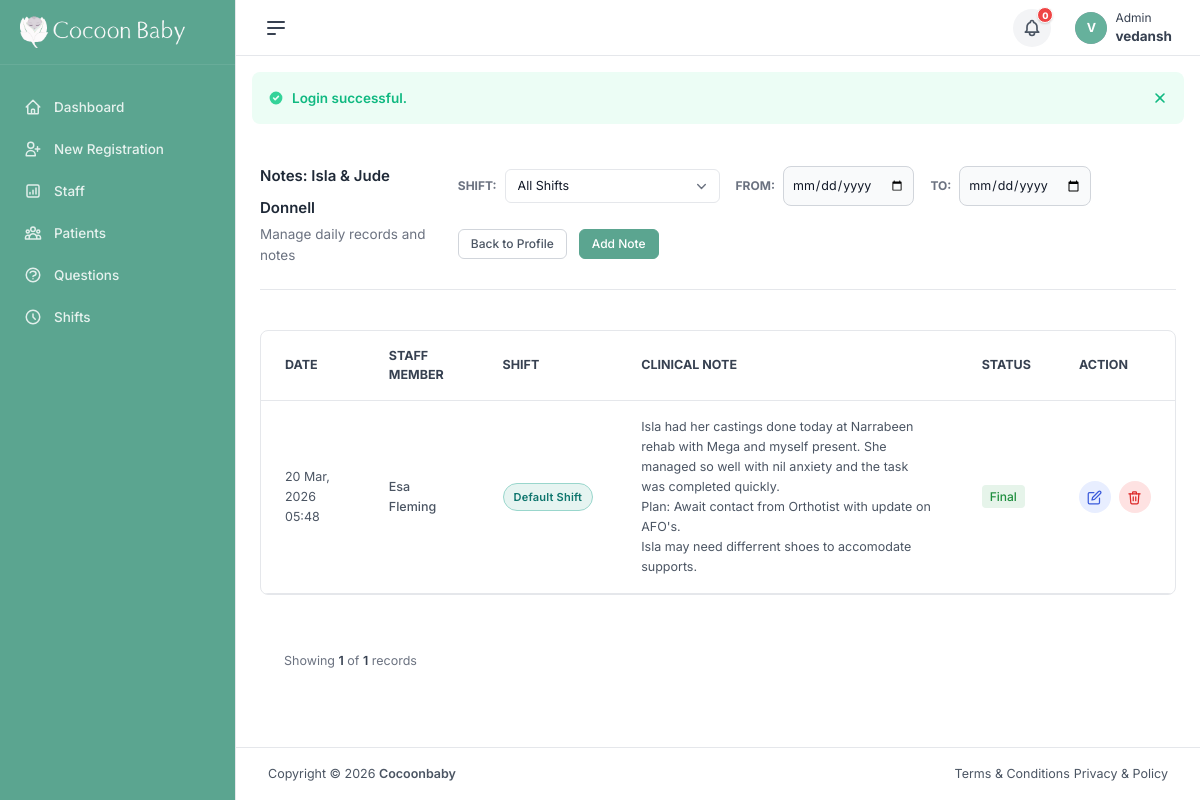
/patient_notes.php?user_id=45 (signed in), run on the app's committed database.
### tables this page shows
CREATE TABLE `users` (
  `id` int(11) NOT NULL AUTO_INCREMENT,
  `username` varchar(100) NOT NULL,
  `email` varchar(150) NOT NULL,
  `phone` varchar(20) DEFAULT NULL,
  `profile_url` varchar(255) DEFAULT NULL,
  `password` char(32) NOT NULL,
  `reset_token` varchar(64) DEFAULT NULL,
  `token_expiry` datetime DEFAULT NULL,
  `role` enum('admin','staff','patient') DEFAULT 'patient',
  `shift_id` int(11) DEFAULT NULL,
  `status` enum('active','inactive','pending') NOT NULL DEFAULT 'pending',
  `created_at` timestamp NOT NULL DEFAULT current_timestamp(),
  `updated_at` timestamp NULL DEFAULT NULL,
  PRIMARY KEY (`id`),
  UNIQUE KEY `email` (`email`),
  KEY `fk_user_shift` (`shift_id`),
  CONSTRAINT `fk_user_shift` FOREIGN KEY (`shift_id`) REFERENCES `note_types` (`id`) ON DELETE SET NULL
);

CREATE TABLE `patient_notes` (
  `id` int(11) NOT NULL AUTO_INCREMENT,
  `patient_id` int(11) NOT NULL,
  `staff_id` int(11) NOT NULL,
  `shift_id` int(11) DEFAULT NULL,
  `note_text` text NOT NULL,
  `status` enum('draft','final') DEFAULT 'final',
  `created_at` timestamp NOT NULL DEFAULT current_timestamp(),
  `updated_at` timestamp NOT NULL DEFAULT current_timestamp() ON UPDATE current_timestamp(),
  PRIMARY KEY (`id`)
);

CREATE TABLE `note_types` (
  `id` int(11) NOT NULL AUTO_INCREMENT,
  `name` varchar(100) NOT NULL,
  `description` text DEFAULT NULL,
  `created_at` timestamp NOT NULL DEFAULT current_timestamp(),
  PRIMARY KEY (`id`)
);

### patient_notes.php (the view, shortened to what the rows shown need)
<?php
require_once './config/database.php';
require_once './controllers/PatientNoteController.php';
$controller = new PatientNoteController($pdo);
$role = $_SESSION['user']['role'];
$staff_id = $_SESSION['user']['id'];
$user_id = isset($_GET['user_id']) ? (int)$_GET['user_id'] : 0;
$stmt = $pdo->prepare("SELECT id, username, email FROM users WHERE id = ? AND role = 'patient'");
$stmt->execute([$user_id]);
$patient = $stmt->fetch(PDO::FETCH_ASSOC);
$page = isset($_GET['page']) ? (int)$_GET['page'] : 1;
$shift_filter = isset($_GET['shift_filter']) && $_GET['shift_filter'] !== '' ? (int)$_GET['shift_filter'] : null;
$start_date = isset($_GET['start_date']) ? $_GET['start_date'] : null;
$end_date = isset($_GET['end_date']) ? $_GET['end_date'] : null;
$perPage = 10;
$result = $controller->getNotesByPatient($user_id, $page, $perPage, $staff_id, $role, $shift_filter, $start_date, $end_date);
$notes = $result['notes'] ?? [];
include './views/layouts/head.php';
?>
<div class="app-layout-modern flex flex-auto flex-col">
    <div class="flex flex-auto min-w-0">
        <div class="flex flex-col flex-auto min-h-screen min-w-0 relative w-full bg-white border-l border-gray-200">
            <?php include './views/layouts/header.php'; ?>
            <div class="h-full flex flex-auto flex-col justify-between">
                <main class="h-full">
                    <div class="page-container relative h-full flex flex-auto flex-col px-4 sm:px-6 md:px-8 py-4 sm:py-6">
                        <div class="container mx-auto">
                            <div class="mb-10 flex flex-col sm:flex-row justify-between items-start sm:items-center gap-6 border-b pb-6">
                                <div>
                                    <h3 class="text-2xl font-semibold">Notes: <?= htmlspecialchars($patient['username']) ?></h3>
                                    <p class="text-gray-500">Manage daily records and notes</p>
                                </div>
                            </div>
                            <div class="bg-white shadow-md rounded-lg overflow-hidden border border-gray-200">
                                <table class="w-full text-left border-collapse">
                                    <thead>
                                        <tr class="bg-gray-50/50 border-b border-gray-200">
                                            <th class="px-6 py-4 font-bold text-gray-700 uppercase tracking-wider text-[11px] text-left">Date</th>
                                            <th class="px-6 py-4 font-bold text-gray-700 uppercase tracking-wider text-[11px] text-left">Staff Member</th>
                                            <th class="px-6 py-4 font-bold text-gray-700 uppercase tracking-wider text-[11px] text-left">Shift</th>
                                            <th class="px-6 py-4 font-bold text-gray-700 uppercase tracking-wider text-[11px] text-left">Clinical Note</th>
                                            <th class="px-6 py-4 font-bold text-gray-700 uppercase tracking-wider text-[11px] text-left">Status</th>
                                            <th class="px-6 py-4 font-bold text-gray-700 uppercase tracking-wider text-[11px] text-left">Action</th>
                                        </tr>
                                    </thead>
                                    <tbody>
                                        <?php if (empty($notes)): ?>
                                            <tr><td colspan="6" class="text-center p-8 text-gray-500">No notes recorded yet.</td></tr>
                                        <?php else: ?>
                                            <?php foreach ($notes as $note): ?>
                                                <tr class="border-b border-gray-100 hover:bg-gray-50/80 transition-all duration-200">
                                                    <td class="px-6 py-4 text-sm text-gray-600"><?= date('d M, Y H:i', strtotime($note['created_at'])) ?></td>
                                                    <td class="px-6 py-4 text-sm text-gray-600 font-medium"><?= htmlspecialchars($note['staff_name']) ?></td>
                                                    <td class="px-6 py-4 text-sm text-gray-600">
                                                        <?php
                                                            $shiftLabel = !empty($note['staff_shift_name']) ? $note['staff_shift_name'] : ($note['shift_name'] ?? null);
                                                        ?>
                                                        <?php if ($shiftLabel): ?>
                                                        <span class="shift-badge">
                                                            <?= htmlspecialchars($shiftLabel) ?>
                                                        </span>
                                                        <?php else: ?>
                                                        <span class="text-gray-400 text-xs">&mdash;</span>
                                                        <?php endif; ?>
                                                    </td>
                                                    <td class="px-6 py-4 text-sm text-gray-600">
                                                        <?= nl2br(htmlspecialchars($note['note_text'])) ?>
                                                    </td>
                                                    <td class="px-6 py-4">
                                                        <span class="status-badge <?= $note['status'] === 'final' ? 'status-final' : 'status-draft' ?>">
                                                            <?= ucfirst($note['status']) ?>
                                                        </span>
                                                    </td>
                                                    <td class="px-6 py-4">
                                                        <div class="flex items-center gap-2">
                                                            <?php if ($role === 'admin' || ($role === 'staff' && $note['staff_id'] == $staff_id)): ?>
                                                                <button type="button" class="edit-note-btn action-icon-btn edit-icon"
                                                                    title="Edit Note"
                                                                    data-id="<?= $note['id'] ?>"
                                                                    data-shift="<?= $note['shift_id'] ?>"
                                                                    data-text="<?= htmlspecialchars($note['note_text'], ENT_QUOTES, 'UTF-8') ?>"
                                                                    data-status="<?= $note['status'] ?>"
                                                                    data-bs-toggle="modal" data-bs-target="#noteModal">
                                                                </button>
                                                                <form action="patient_notes.php?user_id=<?= $user_id ?>" method="POST" onsubmit="return confirm('Are you sure you want to delete this note?');" class="inline">
                                                                    <button type="submit" class="action-icon-btn delete-icon" title="Delete Note">
                                                                    </button>
                                                                </form>
                                                            <?php endif; ?>
                                                        </div>
                                                    </td>
                                                </tr>
                                            <?php endforeach; ?>
                                        <?php endif; ?>
                                    </tbody>
                                </table>
                            </div>
                        </div>
                    </div>
                </main>
                <?php include './views/layouts/footer.php'; ?>
</body>
</html>

### views/layouts/header.php (shortened to what the rows shown need)
<?php
try {
    require_once './config/database.php';
    $user = null;
    if (isset($_SESSION['user']) && is_array($_SESSION['user']) && isset($_SESSION['user']['id']) && is_numeric($_SESSION['user']['id']) && $_SESSION['user']['id'] > 0) {
        $stmt = $pdo->prepare("SELECT username, email, profile_url, role FROM users WHERE id = :id");
        $stmt->execute(['id' => $_SESSION['user']['id']]);
        $userData = $stmt->fetch(PDO::FETCH_ASSOC);
        if ($userData) {
            $user = [
                'username' => $userData['username'],
                'email' => $userData['email'],
                'profile_url' => $userData['profile_url'] ?: 'public/img/avatars/default.jpg',
                'role' => $userData['role'] ?: 'user',
                'logout_url' => './auth/logout.php'
            ];
        }
    }
} catch (PDOException $e) {
    error_log("Database error: " . $e->getMessage());
    $user = null;
}
?>
<?php
if (!function_exists('renderAvatar')) {
    function renderAvatar($url, $name, $sizeClass = 'w-[32px]', $textSizeClass = 'text-sm') {
        $initial = !empty($name) ? strtoupper(substr($name, 0, 1)) : '?';
        $sizeStyle = "";
        if (preg_match('/w-\[(\d+px)\]/', $sizeClass, $matches)) {
            $size = $matches[1];
            $sizeStyle = "width: $size; height: $size; line-height: $size;";
        }
        $onError = "this.style.display='none'; if(this.nextElementSibling) this.nextElementSibling.style.display='flex';";
        $html = '<span class="avatar avatar-circle ' . $sizeClass . '" style="min-width: unset; flex-shrink: 0; display: inline-flex; align-items: center; justify-content: center; ' . $sizeStyle . '">';
        if (!empty($url)) {
            $html .= '<img class="avatar-img avatar-circle" src="' . htmlspecialchars($url, ENT_QUOTES, 'UTF-8') . '" loading="lazy" alt="Avatar" onerror="' . $onError . '" style="width: 100%; height: 100%; object-fit: cover; border-radius: 50%;">';
            $html .= '<div class="avatar-letter ' . $textSizeClass . '" style="display:none; width: 100%; height: 100%;">' . htmlspecialchars($initial) . '</div>';
        } else {
            $html .= '<div class="avatar-letter ' . $textSizeClass . '" style="width: 100%; height: 100%;">' . htmlspecialchars($initial) . '</div>';
        }
        $html .= '</span>';
        return $html;
    }
}
?>
    <div id="main-content" class="content-hidden">
        <header class="header border-b border-gray-200 dark:border-gray-700">
    <div class="header-wrapper h-16">
        <div class="header-action header-action-end">
            <?php if ($user):  ?>
                <div class="dropdown">
                    <div class="dropdown-toggle" id="user-dropdown" data-bs-toggle="dropdown">
                        <div class="header-action-item flex items-center gap-2">
                            <?php echo renderAvatar($user['profile_url'], $user['username'], 'w-[32px]'); ?>
                            <div class="hidden md:block">
                                <div class="text-xs capitalize"><?php echo htmlspecialchars($user['role'], ENT_QUOTES, 'UTF-8'); ?></div>
                                <div class="font-bold"><?php echo htmlspecialchars($user['username'], ENT_QUOTES, 'UTF-8'); ?></div>
                            </div>
                        </div>
                    </div>
                </div>
            <?php endif; ?>
        </div>
    </div>
</header>
    </div>

### data on the page
users: username "V", role "Admin", username "vedansh"
users: username "Isla & Jude Donnell"
patient_notes: created_at "20 Mar, 2026 05:48", users.username "Esa Fleming", note_types.name "Default Shift", note_text "Isla had her castings done today at Narrabeen rehab with Mega and myself present. She managed so well with nil anxiety and the task was completed quickly. Plan: Await contact from Orthotist with update on AFO's. Isla may need differrent shoes to accomodate supports.", status "Final"

### other printed values
$message "Login successful."
count($notes) "1"
$totalNotes "1"
